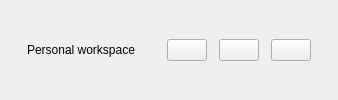
        <widget class="QWidget" name="toolbar">
         <layout class="QHBoxLayout" name="toolbarLayout">
          <property name="spacing">
           <number>12</number>
          </property>
          <item>
           <widget class="QLabel" name="lblWorkspaceTitle">
            <property name="text">
             <string>Personal workspace</string>
            </property>
            <property name="textFormat">
             <enum>Qt::TextFormat::PlainText</enum>
            </property>
            <property name="role" stdset="0">
             <string notr="true">muted</string>
            </property>
           </widget>
          </item>
          <item>
           <spacer name="toolbarStretch">
            <property name="orientation">
             <enum>Qt::Orientation::Horizontal</enum>
            </property>
            <property name="sizeHint" stdset="0">
             <size>
              <width>20</width>
              <height>20</height>
             </size>
            </property>
           </spacer>
          </item>
          <item>
           <widget class="QPushButton" name="btnHelp">
            <property name="autoDefault">
             <bool>false</bool>
            </property>
            <property name="accessibleName">
             <string>Help</string>
            </property>
            <property name="role" stdset="0">
             <string notr="true">icon</string>
            </property>
           </widget>
          </item>
          <item>
           <widget class="QPushButton" name="btnLogs">
            <property name="autoDefault">
             <bool>false</bool>
            </property>
            <property name="accessibleName">
             <string>Logs</string>
            </property>
            <property name="role" stdset="0">
             <string notr="true">icon</string>
            </property>
           </widget>
          </item>
          <item>
           <widget class="QPushButton" name="btnMore">
            <property name="autoDefault">
             <bool>false</bool>
            </property>
            <property name="accessibleName">
             <string>More</string>
            </property>
            <property name="role" stdset="0">
             <string notr="true">icon</string>
            </property>
           </widget>
          </item>
          <property name="leftMargin">
           <number>27</number>
          </property>
          <property name="rightMargin">
           <number>27</number>
          </property>
          <property name="topMargin">
           <number>20</number>
          </property>
          <property name="bottomMargin">
           <number>20</number>
          </property>
         </layout>
        </widget>
